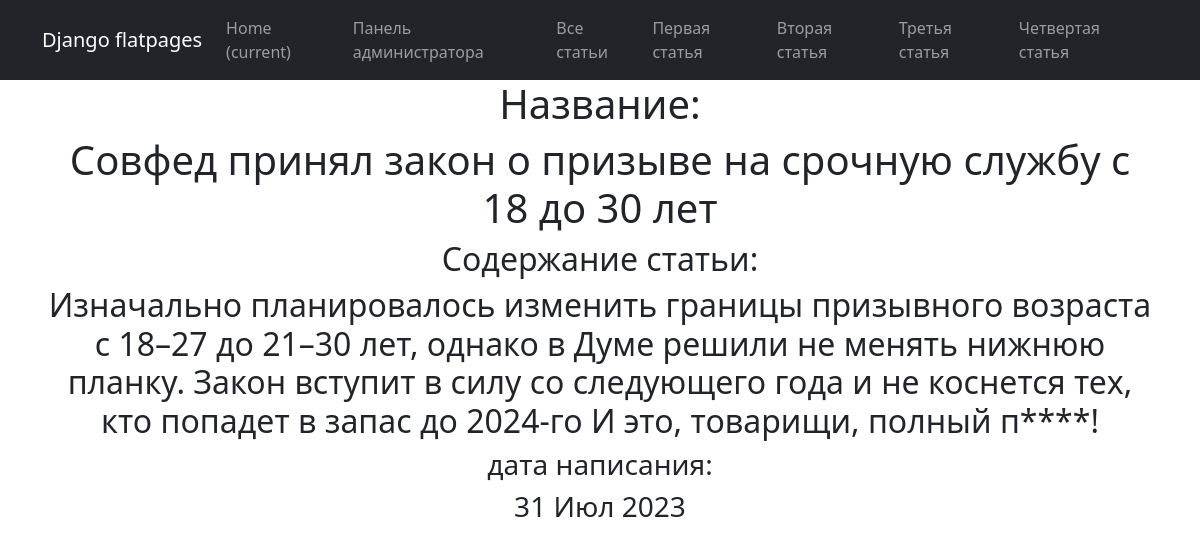
Page /news/4 on the committed database.
### news/models.py (models this page shows, shortened)
class Post(models.Model):
    author = models.ForeignKey(Author, on_delete=models.CASCADE)
    name = models.CharField(max_length=100,choices = NewsArticles)
    time_in = models.DateTimeField (auto_now_add = True)
    categories = models.ManyToManyField(Category, through=PostCategory)
    title = models.CharField(max_length = 100)
    text = models.TextField()
    rating = models.IntegerField(default=0)

### news/views.py (the view)
# urls.py: path('<int:pk>', PostDetail.as_view(), name='post'),
class PostDetail(DetailView):
    model = Post
    template_name = 'Post.html'
    context_object_name = 'post'

### news/templatetags/custom_censor.py (called while the page is built)
def censor(value):
   STOP_LIST = [
   'редиска',
   'хрен',
   'блин',
   'писец',
   'писос'
]
   for word in STOP_LIST:
      value = value.replace(word, word[:1]+'*' * (len(word)-1))
   return value

### templates/post.html (shortened to what this page needs)
{% extends 'flatpages/default.html' %}
{% load custom_censor %}
{% block content %}
<h1> Название: </h1>
<h1>{{ post.title|censor }}</h1>
<h2>Содержание статьи:</h2>
<h2>{{ post.text|censor }}</h2>
<h3>дата написания:</h3>
<h3>{{ post.time_in|date:'d M Y' }}</h3>
{% endblock content %}

### rows in the picture
Post: title|censor "Совфед принял закон о призыве на срочную службу с 18 до 30 лет", text|censor "Изначально планировалось изменить границы призывного возраста с 18–27 до 21–30 лет, однако в Думе решили не менять нижнюю планку. Закон вступит в силу со следующего года и не коснется тех, кто попадет в запас до 2024-го И это, товарищи, полный п****!", time_in "31 Июл 2023"
